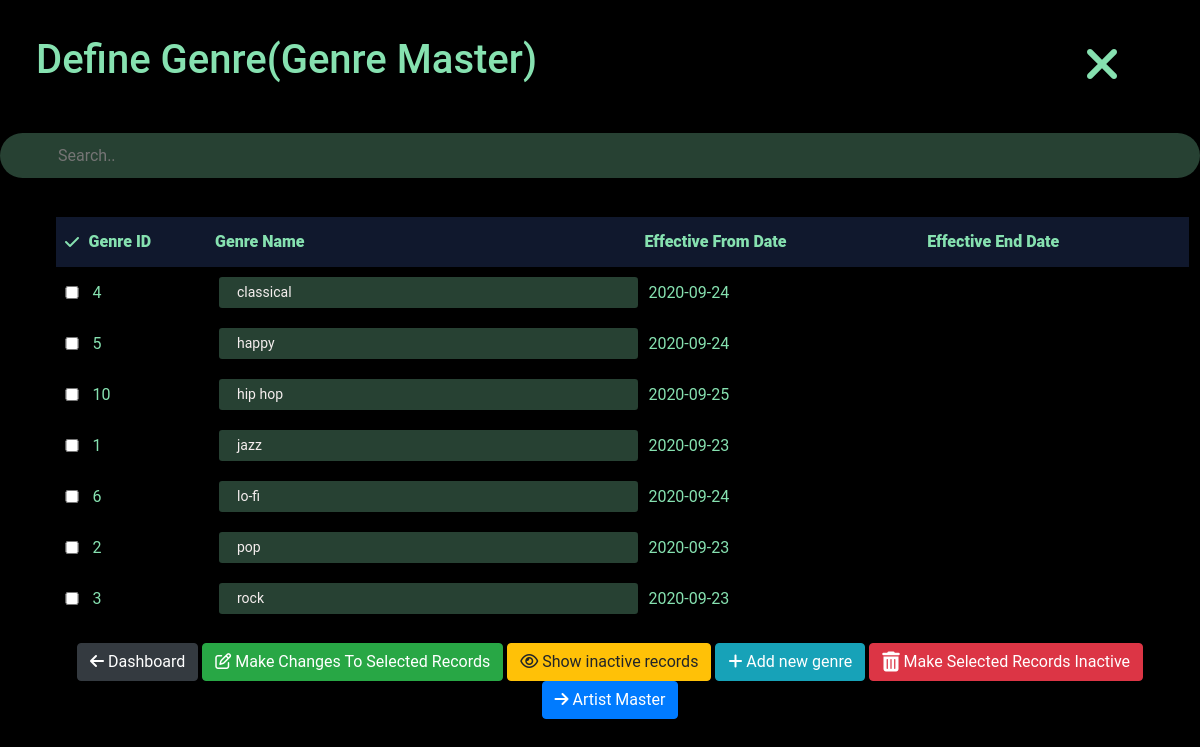
The page /admin/genre_master.php (signed in) on the database its author committed.
### tables this page shows
CREATE TABLE `genre` (
  `genre_id` int(11) NOT NULL,
  `genre_name` varchar(40) DEFAULT NULL,
  `effective_from_dt` date DEFAULT NULL,
  `effective_end_dt` date DEFAULT NULL,
  `created_by` int(11) DEFAULT NULL,
  `created_dt` datetime DEFAULT CURRENT_TIMESTAMP,
  `last_updated_by` int(11) DEFAULT NULL,
  `last_updated_dt` datetime DEFAULT CURRENT_TIMESTAMP ON UPDATE CURRENT_TIMESTAMP
);

### admin/genre_master.php (the view, shortened to what this page needs)
<?php
require_once "util.php";
if(isset($_SESSION['inactive_records_selection'])){
  $stmt = $pdo->query("SELECT genre_id,genre_name,effective_from_dt,effective_end_dt
                       FROM genre
                       ORDER BY effective_end_dt DESC");
  $rows = $stmt->fetchAll(PDO::FETCH_ASSOC);
  unset($_SESSION['inactive_records_selection']);
}
else{
  $stmt = $pdo->query("SELECT genre_id,genre_name,effective_from_dt,effective_end_dt
                       FROM genre
                       WHERE effective_end_dt IS NULL
                       ORDER BY genre_name ASC");
  $rows = $stmt->fetchAll(PDO::FETCH_ASSOC);
}
?>
<html>
<head>
</head>
<body class="fourth_color">
  <div class="second_color heading">
  <h1>Define Genre(Genre Master)</h1>
</div>
<div id="close_button">
  <a href="/hymn/admin/admin_dash/admin_dashboard.php">
<i class="fa fa-times fa-3x" aria-hidden="true"></i>
</a>
</div>
<div class="">
  <input class="search_bar" id="myInput" type="text" placeholder="Search..">
</div>
<form name="screen_master_view" method="post">
  <div class="fourth_color" id="screen_table">
  <table>
    <div class="">
    <thead class="table_head">
    <tr>
      <th scope="col" class="text-center"><i class="fa fa-check" aria-hidden="true"></i></th>
      <th scope="col"><b>Genre ID</b></th>
      <th scope="col"><b>Genre Name</b></th>
      <th scope="col"><b>Effective From Date</b></th>
      <th scope="col"><b>Effective End Date</b></th>
    </tr>
  </thead>
</div>
  <tbody id="myTable">
  <?php foreach ( $rows as $row ): ?>
    <?php
      if(isset($row['effective_end_dt'])){
        $active = "disabled";
      } else{
        $active = "";
      }
    ?>
      <tr>
        <th scope="row"><input type="checkbox" <?= $active ?> class="form-control-xs" name='delete[]' id="screen_id<?= $row['genre_id'] ?>" value='<?= $row['genre_id'] ?>' ></td>
      <td>
        <?= htmlentities($row['genre_id']) ?>
      </td>
        <td><input type="text" maxlength="40" <?= $active ?> required onchange="check('screen_id<?= $row['genre_id'] ?>')" class="form-control-sm" id="screen_name<?= $row['genre_id'] ?>" name="unit_code<?= $row['genre_id'] ?>" value="<?= htmlentities($row['genre_name']) ?>"></input></td>
        <td><?= htmlentities($row['effective_from_dt']) ?></td>
        <td><?= htmlentities($row['effective_end_dt']) ?></td>
      </tr>
  <?php endforeach;  ?>
</tbody>
  </table>
</div>
<div id="button_field" class="text-center text-white a fourth_color clear">
  <button type="button" class="btn btn-dark" name="back"><a href="admin_dashboard.php" class="text-white"><i class="fa fa-arrow-left" aria-hidden="true"></i> Dashboard</a></button>
  <button type="submit button" class="btn btn-success" name="edit"><i class="fa fa-pencil-square-o" aria-hidden="true"></i> Make Changes To Selected Records</button>
  <button id="inactive_records_selection" name="inactive_records_selection" type="submit" class="btn btn-warning"><i class="fa fa-eye" aria-hidden="true"></i> Show inactive records</button>
  <button type="button" id="new_screen" class="btn btn-info"><i class="fa fa-plus" aria-hidden="true"></i> Add new genre </button>
  <button type="submit button" class="btn btn-danger" name="set_inactive"><i class="fa fa-trash fa-lg" aria-hidden="true"></i> Make Selected Records Inactive</button>
  <button type="button" class="btn btn-primary"><a href="artist_master.php" class="text-white"><i class="fa fa-arrow-right" aria-hidden="true"></i> Artist Master</a></button>
</div>
</form>
</body>
</html>

### admin/admin_css.css (style rules this page uses)
* { box-sizing: border-box; }
body { color: #86E1B0; background-color: #10182D; max-width: 100%; overflow-x: hidden; overflow-y: scroll; scrollbar-color: gray #10182D; }
a { color: #86E1B0; }
form { padding: 10px; }
input { min-width: 100%; background: #86E1B04A 0% 0% no-repeat padding-box; color: #F5EEEE; }
.search_bar { min-width: 100%; height: 45px; padding-left: 4%; padding-right: 4%; border-radius: 34px; }
.heading { padding: 3%; }
thead { width: 100%; height: 50px; }
#close_button { position: absolute; top: 5vh; right: 10vh; }
#screen_table { height: 450px; max-height: 450px; overflow: scroll; padding: 2%; }
table { width: 100%; margin-left: 2%; margin-right: 2%; }
thead { margin-bottom: 3%; }
.table_head { background-color: #10182D; }
td { padding: 5px; }
button { margin-top:0px; }
input { width:100%; border:none; margin: 5px 0; }
#button_field { position: fixed; width: 100%; }
thead { position: sticky; top: 0; }

### style.css (style rules this page uses)
html { height: 100%; }
body { margin: 0; padding: 0; font-family: 'Roboto', sans-serif; background: #000000; }
input { text-indent: 10px; font-family: 'Roboto',sans-serif; }
button { background: #50AAB1; color: white; border: none; padding:0px 10px; }

### rows shown on the page
genre: genre_id "4", genre_name "classical", effective_from_dt "2020-09-24"
genre: genre_id "5", genre_name "happy", effective_from_dt "2020-09-24"
genre: genre_id "10", genre_name "hip hop", effective_from_dt "2020-09-25"
genre: genre_id "1", genre_name "jazz", effective_from_dt "2020-09-23"
genre: genre_id "6", genre_name "lo-fi", effective_from_dt "2020-09-24"
genre: genre_id "2", genre_name "pop", effective_from_dt "2020-09-23"
genre: genre_id "3", genre_name "rock", effective_from_dt "2020-09-23"
